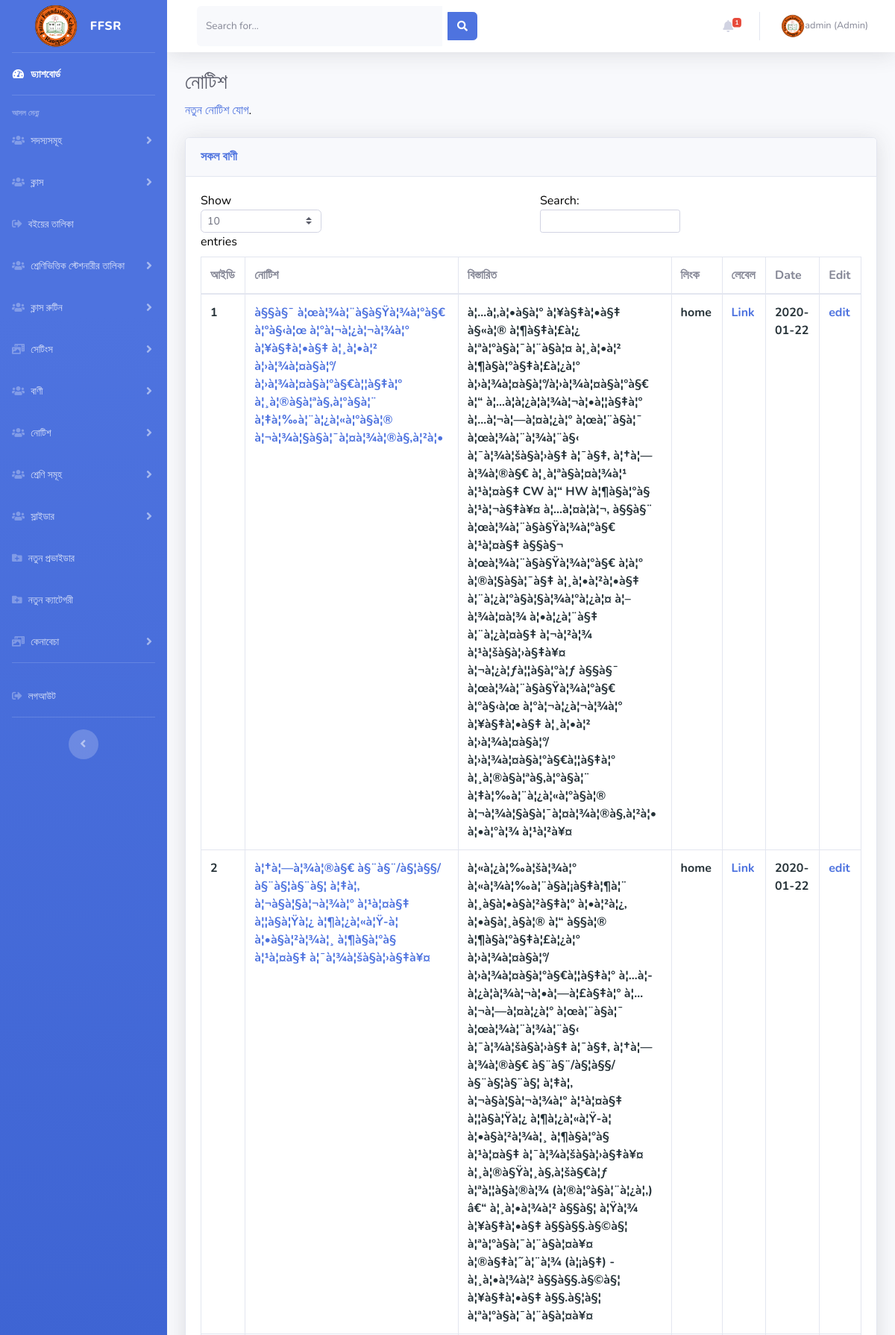
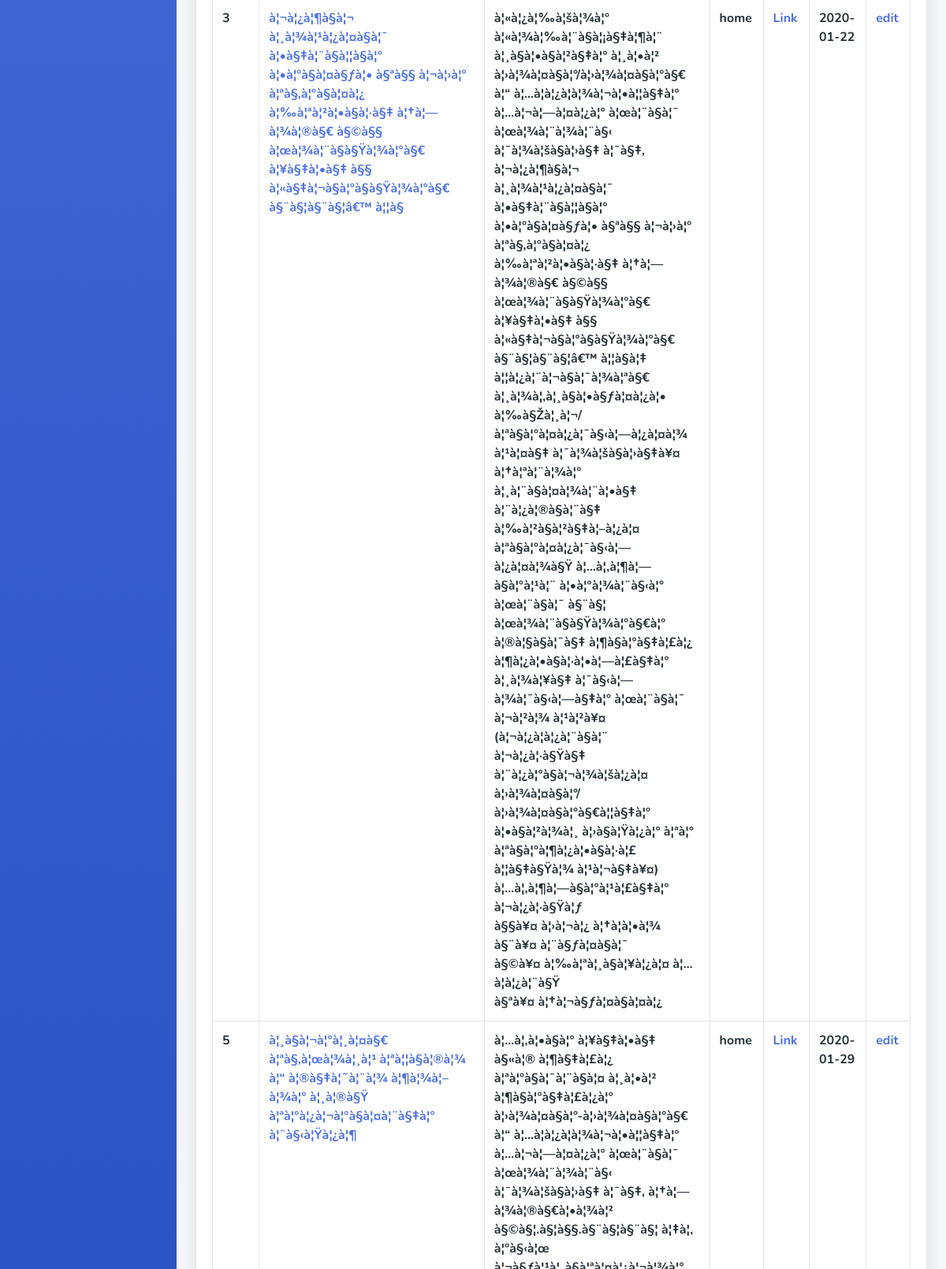
The app's page /admin/notice_list.php (signed in, upper part) with its own data (2 pictures, top to bottom).
### tables this page shows
CREATE TABLE `notice` (
  `id` int(255) NOT NULL,
  `notice_title` text NOT NULL,
  `notice_details` text NOT NULL,
  `notice_file` varchar(255) NOT NULL,
  `lebel` varchar(255) NOT NULL,
  `date` varchar(255) NOT NULL
);

### admin/notice_list.php (the view, shortened to what this page needs)
<?php
    include ('header.inc.php');
?>
<div class="container-fluid">
  <h1 class="h3 mb-2 text-gray-800">নোটিশ</h1>
  <p class="mb-4"><a target="_blank" href="#" data-toggle="modal" data-target="#AddNotice">নতুন নোটিশ যোগ</a>.</p>
  <div class="card shadow mb-4">
    <div class="card-header py-3">
      <h6 class="m-0 font-weight-bold text-primary">সকল বাণী</h6>
    </div>
    <div class="card-body">
      <div class="table-responsive">
        <table class="table table-bordered" id="dataTable" width="100%" cellspacing="0">
          <thead>
            <tr>
              <th>আইডি</th>
              <th>নোটিশ</th>
              <th>বিস্তারিত</th>
              <th>লিংক</th>
              <th>লেবেল</th>
              <th>Date</th>
              <th>Edit</th>
            </tr>
          </thead>
          <tbody>
  <?php
    $sql = $db->query("SELECT * FROM notice ORDER BY id");
    $count = mysqli_num_rows($sql);
    if ($count == 0) {
        echo "no result!";
     }else{
      while ($row = mysqli_fetch_array($sql)) {
        $id = $row['id'];
        $notice_title = $row['notice_title'];
        $notice_details = $row['notice_details'];
        $notice_file = $row['notice_file'];
        $lebel = $row['lebel'];
        $date = $row['date'];
   ?>
            <tr style="color:#263238;font-weight:bold">
              <td><?php echo $id; ?></td>
              <td><a href="../notice_details.php?id=<?php echo $id; ?>"><?php echo $notice_title; ?></a></td>
              <td><?php echo $notice_details; ?></td>
              <td><?php echo $lebel; ?></td>
              <td><a href="../file/notice/<?php echo $notice_file; ?>" />Link</a></td>
              <td><?php echo $date; ?></td>
              <td><a href="#" data-toggle="modal" data-target="#NoticeDetails<?php echo $id; ?>">edit</a>
            </td>
                    </tr>
                  </tbody>
                </table>
              </div>
            </div>
          </div>
        </div>
      </div>
    </div>
  </div>
<?php }} ?>
<?php
    include ('footer.inc.php');
?>

### records on screen
notice: id "1", notice_title "à§§à§¯ à¦œà¦¾à¦¨à§à§Ÿà¦¾à¦°à§€ à¦°à§‹à¦œ à¦°à¦¬à¦¿à¦¬à¦¾à¦° à¦¥à§‡à¦•à§‡ à¦¸à¦•à¦² à¦›à¦¾à¦¤à§à¦°/à¦›à¦¾à¦¤à§à¦°à§€à¦¦à§‡à¦° à¦¸à¦®à§à¦ªà§‚à¦°à§à¦¨ à¦‡à¦‰à¦¨à¦¿à¦«à¦°à§à¦® à¦¬à¦¾à¦§à§à¦¯à¦¤à¦¾à¦®à§‚à¦²à¦•", notice_details "à¦…à¦‚à¦•à§à¦° à¦¥à§‡à¦•à§‡ à§«à¦® à¦¶à§‡à¦£à¦¿ à¦ªà¦°à§à¦¯à¦¨à§à¦¤ à¦¸à¦•à¦² à¦¶à§à¦°à§‡à¦£à¦¿à¦° à¦›à¦¾à¦¤à§à¦°/à¦›à¦¾à¦¤à§à¦°à§€ à¦“ à¦…à¦­à¦¿à¦­à¦¾à¦¬à¦•à¦¦à§‡à¦° à¦…à¦¬à¦—à¦¤à¦¿à¦° à¦œà¦¨à§à¦¯ à¦œà¦¾à¦¨à¦¾à¦¨à§‹ à¦¯à¦¾à¦šà§à¦›à§‡ à¦¯à§‡, à¦†à¦—à¦¾à¦®à§€ à¦¸à¦ªà§à¦¤à¦¾à¦¹ à¦¹à¦¤à§‡ CW à¦“ HW à¦¶à§à¦°à§ à¦¹à¦¬à§‡à¥¤ à¦…à¦¤à¦à¦¬, à§§à§¨ à¦œà¦¾à¦¨à§à§Ÿà¦¾à¦°à§€ à¦¹à¦¤à§‡ à§§à§¬ à¦œà¦¾à¦¨à§à§Ÿà¦¾à¦°à§€ à¦à¦° à¦®à¦§à§à¦¯à§‡ à¦¸à¦•à¦²à¦•à§‡ à¦¨à¦¿à¦°à§à¦§à¦¾à¦°à¦¿à¦¤ à¦–à¦¾à¦¤à¦¾ à¦•à¦¿à¦¨à§‡ à¦¨à¦¿à¦¤à§‡ à¦¬à¦²à¦¾ à¦¹à¦šà§à¦›à§‡à¥¤ à¦¬à¦¿à¦ƒà¦¦à§à¦°à¦ƒ à§§à§¯ à¦œà¦¾à¦¨à§à§Ÿà¦¾à¦°à§€ à¦°à§‹à¦œ à¦°à¦¬à¦¿à¦¬à¦¾à¦° à¦¥à§‡à¦•à§‡ à¦¸à¦•à¦²…", lebel "home", date "2020-01-22"
notice: id "2", notice_title "à¦†à¦—à¦¾à¦®à§€ à§¨à§¨/à§¦à§§/à§¨à§¦à§¨à§¦ à¦‡à¦‚ à¦¬à§à¦§à¦¬à¦¾à¦° à¦¹à¦¤à§‡ à¦¦à§à¦Ÿà¦¿ à¦¶à¦¿à¦«à¦Ÿ-à¦ à¦•à§à¦²à¦¾à¦¸ à¦¶à§à¦°à§ à¦¹à¦¤à§‡ à¦¯à¦¾à¦šà§à¦›à§‡à¥¤", notice_details "à¦«à¦¿à¦‰à¦šà¦¾à¦° à¦«à¦¾à¦‰à¦¨à§à¦¡à§‡à¦¶à¦¨ à¦¸à§à¦•à§à¦²à§‡à¦° à¦•à¦²à¦¿, à¦•à§à¦¸à§à¦® à¦“ à§§à¦® à¦¶à§à¦°à§‡à¦£à¦¿à¦° à¦›à¦¾à¦¤à§à¦°/à¦›à¦¾à¦¤à§à¦°à§€à¦¦à§‡à¦° à¦…à¦­à¦¿à¦­à¦¾à¦¬à¦•à¦—à¦£à§‡à¦° à¦…à¦¬à¦—à¦¤à¦¿à¦° à¦œà¦¨à§à¦¯ à¦œà¦¾à¦¨à¦¾à¦¨à§‹ à¦¯à¦¾à¦šà§à¦›à§‡ à¦¯à§‡, à¦†à¦—à¦¾à¦®à§€ à§¨à§¨/à§¦à§§/à§¨à§¦à§¨à§¦ à¦‡à¦‚ à¦¬à§à¦§à¦¬à¦¾à¦° à¦¹à¦¤à§‡ à¦¦à§à¦Ÿà¦¿ à¦¶à¦¿à¦«à¦Ÿ-à¦ à¦•à§à¦²à¦¾à¦¸ à¦¶à§à¦°à§ à¦¹à¦¤à§‡ à¦¯à¦¾à¦šà§à¦›à§‡à¥¤ à¦¸à¦®à§Ÿà¦¸à§‚à¦šà§€à¦ƒ à¦ªà¦¦à§à¦®à¦¾ (à¦®à¦°à§à¦¨à¦¿à¦‚) â€“ à¦¸à¦•à¦¾à¦² à§§à§¦ à¦Ÿà¦¾ à¦¥à§‡à¦•à§‡ à§§à§§.à§©à§¦ à¦ªà¦°à§à¦¯à¦¨à§à¦¤à¥¤ à¦®à§‡à¦˜à¦¨à¦¾ (à¦¡à§‡) - à¦¸à¦•à¦¾à¦² à§§à§§.à§©à§¦ à¦¥à§‡à¦•à§‡ à§§.à§¦à§¦…", lebel "home", date "2020-01-22"
notice: id "3", notice_title "à¦¬à¦¿à¦¶à§à¦¬ à¦¸à¦¾à¦¹à¦¿à¦¤à§à¦¯ à¦•à§‡à¦¨à§à¦¦à§à¦° à¦•à¦°à§à¦¤à§ƒà¦• à§ªà§§ à¦¬à¦›à¦° à¦ªà§‚à¦°à§à¦¤à¦¿ à¦‰à¦ªà¦²à¦•à§à¦·à§‡ à¦†à¦—à¦¾à¦®à§€ à§©à§§ à¦œà¦¾à¦¨à§à§Ÿà¦¾à¦°à§€ à¦¥à§‡à¦•à§‡ à§§ à¦«à§‡à¦¬à§à¦°à§à§Ÿà¦¾à¦°à§€ à§¨à§¦à§¨à§¦â€™ à¦¦à§", notice_details "à¦«à¦¿à¦‰à¦šà¦¾à¦° à¦«à¦¾à¦‰à¦¨à§à¦¡à§‡à¦¶à¦¨ à¦¸à§à¦•à§à¦²à§‡à¦° à¦¸à¦•à¦² à¦›à¦¾à¦¤à§à¦°/à¦›à¦¾à¦¤à§à¦°à§€ à¦“ à¦…à¦­à¦¿à¦­à¦¾à¦¬à¦•à¦¦à§‡à¦° à¦…à¦¬à¦—à¦¤à¦¿à¦° à¦œà¦¨à§à¦¯ à¦œà¦¾à¦¨à¦¾à¦¨à§‹ à¦¯à¦¾à¦šà§à¦›à§‡ à¦¯à§‡, à¦¬à¦¿à¦¶à§à¦¬ à¦¸à¦¾à¦¹à¦¿à¦¤à§à¦¯ à¦•à§‡à¦¨à§à¦¦à§à¦° à¦•à¦°à§à¦¤à§ƒà¦• à§ªà§§ à¦¬à¦›à¦° à¦ªà§‚à¦°à§à¦¤à¦¿ à¦‰à¦ªà¦²à¦•à§à¦·à§‡ à¦†à¦—à¦¾à¦®à§€ à§©à§§ à¦œà¦¾à¦¨à§à§Ÿà¦¾à¦°à§€ à¦¥à§‡à¦•à§‡ à§§ à¦«à§‡à¦¬à§à¦°à§à§Ÿà¦¾à¦°à§€ à§¨à§¦à§¨à§¦â€™ à¦¦à§à¦‡ à¦¦à¦¿à¦¨à¦¬à§à¦¯à¦¾à¦ªà§€ à¦¸à¦¾à¦‚à¦¸à§à¦•à§ƒà¦¤à¦¿à¦• à¦‰à§Žà¦¸à¦¬/à¦ªà§à¦°à¦¤à¦¿à¦¯à§‹à¦—à¦¿à¦¤à¦¾ à¦¹à¦¤à§‡ à¦¯à¦¾à¦šà§à¦›à§‡à¥¤ à¦†à¦ªà¦¨à¦¾à¦° à¦¸à¦¨à§à¦¤à¦¾à¦¨à¦•à§‡ à¦¨à¦¿à¦®à§à¦¨à§‡…", lebel "home", date "2020-01-22"
notice: id "5", notice_title "à¦¸à§à¦¬à¦°à¦¸à¦¤à§€ à¦ªà§‚à¦œà¦¾à¦¸à¦¹ à¦ªà¦¦à§à¦®à¦¾ à¦“ à¦®à§‡à¦˜à¦¨à¦¾ à¦¶à¦¾à¦–à¦¾à¦° à¦¸à¦®à§Ÿ à¦ªà¦°à¦¿à¦¬à¦°à§à¦¤à¦¨à§‡à¦° à¦¨à§‹à¦Ÿà¦¿à¦¶", lebel "home", date "2020-01-29"

### other values on screen
$_SESSION['user']['username'] "admin"
$_SESSION['user']['user_type'] "Admin"
